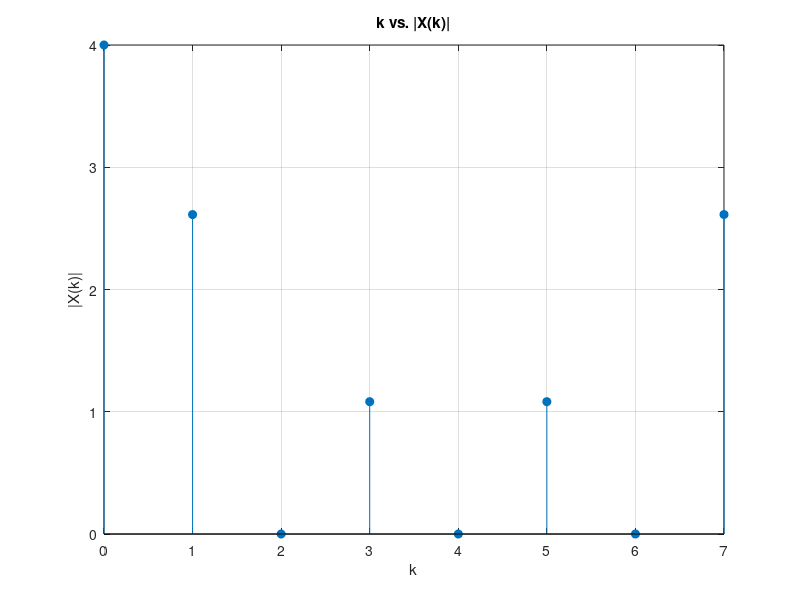
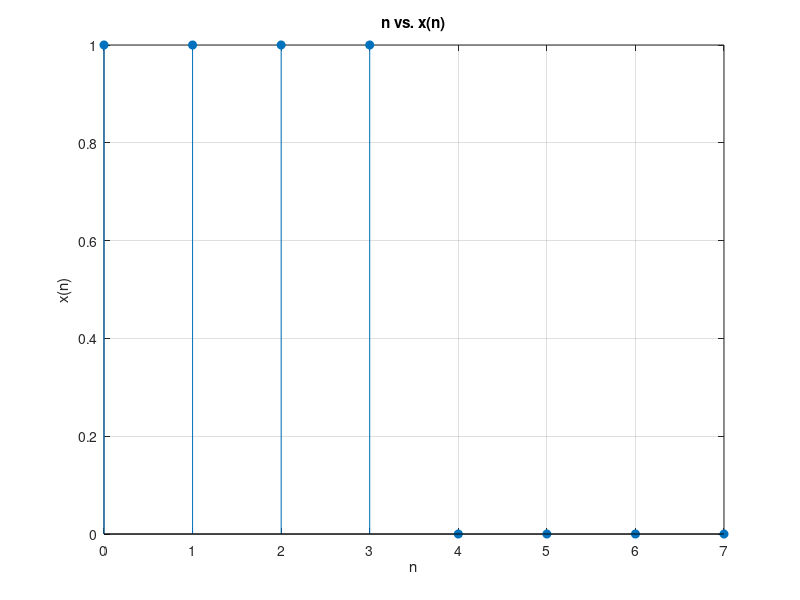

The MATLAB source for these figures, in order:
clc, clear, close all;

x = [1 1 1 1 0 0 0 0]
N = 8;
X = fft(x, N)
X_mag = abs(X)
n = 0:N-1; k = 0:N-1;

% (i) Plot k vs |X(k)|
figure
stem(k, X_mag, 'filled')
grid on
title('k vs. |X(k)|')
xlabel('k')
ylabel('|X(k)|')

% (ii) Plot n vs x(n)
figure
stem(n, x, 'filled')
grid on
title('n vs. x(n)')
xlabel('n')
ylabel('x(n)')
